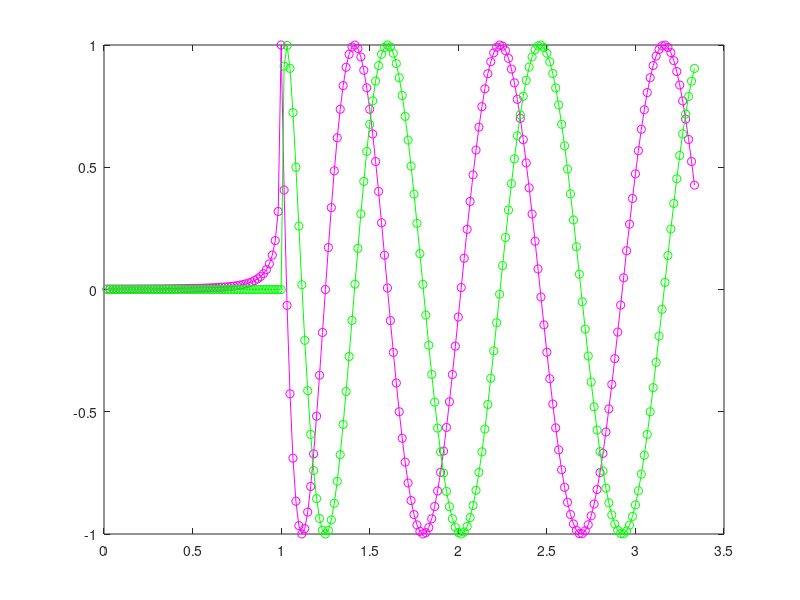

Write the MATLAB code that produced this figure.
clear
clc
% 3.1 Vectorization
N = 200;
xk = (1:N)/60;
sig = exp(j*2*pi*(sqrt(xk.^2-1)));
plot(xk,real(sig),'mo-', xk, imag(sig), 'go-')
